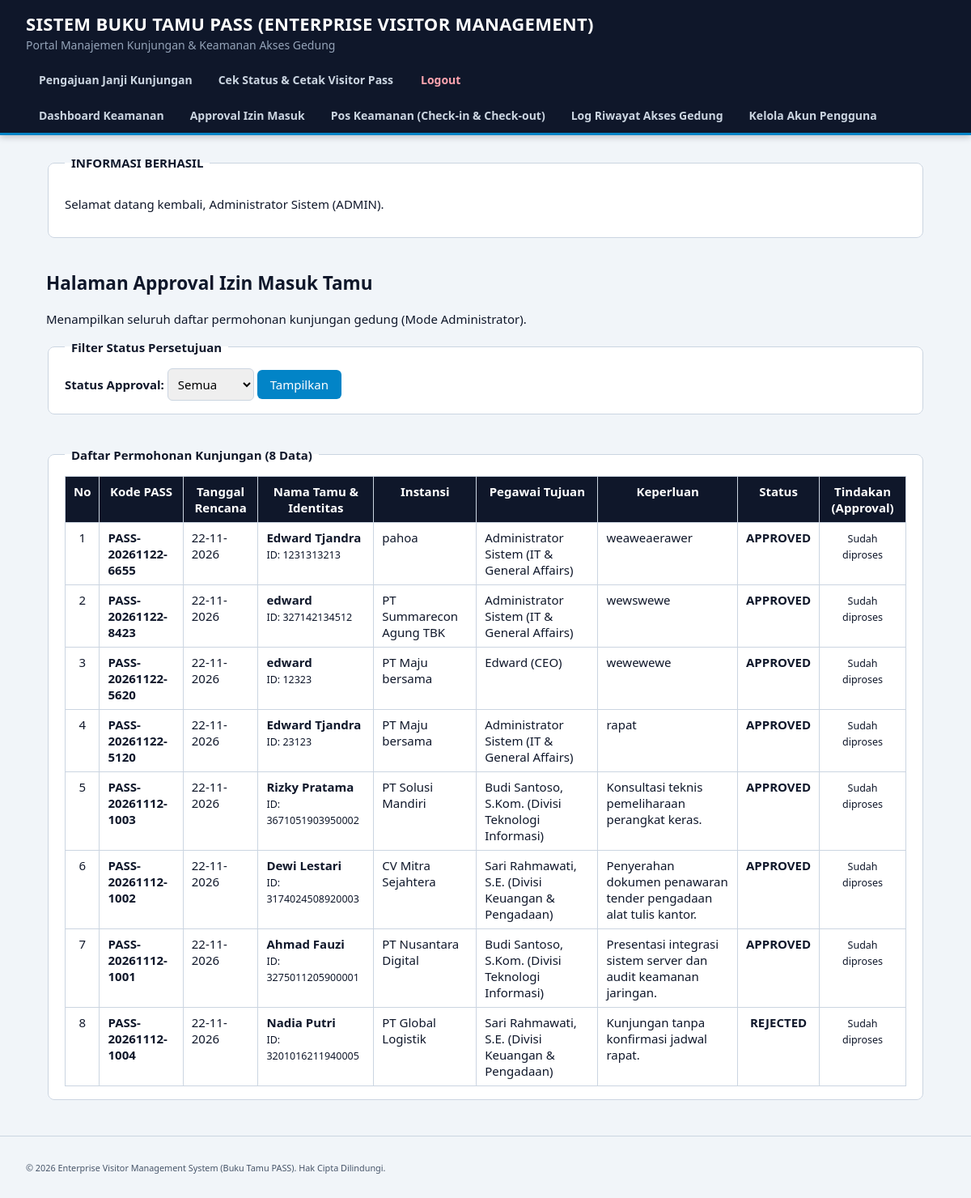
The page /approval.php (signed in) on the database its author committed.
### tables this page shows
CREATE TABLE `pengajuan_pass` (
  `id_pass` int NOT NULL,
  `kode_pass` varchar(30) NOT NULL,
  `nama_tamu` varchar(100) NOT NULL,
  `no_identitas` varchar(50) NOT NULL,
  `instansi` varchar(100) NOT NULL,
  `id_tujuan_pegawai` int NOT NULL,
  `keperluan` text NOT NULL,
  `tgl_rencana` date NOT NULL,
  `status_approval` enum('Pending','Approved','Rejected') NOT NULL DEFAULT 'Pending'
);

CREATE TABLE `users` (
  `id_user` int NOT NULL,
  `nama` varchar(100) NOT NULL,
  `divisi` varchar(100) NOT NULL,
  `username` varchar(50) NOT NULL,
  `password` varchar(255) NOT NULL,
  `role` enum('admin','pegawai','keamanan') NOT NULL
);

### includes/auth_middleware.php (called while the page is built, shortened)
<?php
function e($string) {
    return htmlspecialchars((string)$string, ENT_QUOTES, 'UTF-8');
}
?>

### approval.php (the view, shortened to what this page needs)
<?php
require_once 'config/database.php';
require_once 'includes/auth_middleware.php';
$current_role = $_SESSION['role'];
$filter_status = $_GET['status'] ?? 'Semua';
$sql = "
    SELECT p.*, u.nama AS nama_pegawai, u.divisi AS divisi_pegawai
    FROM pengajuan_pass p
    JOIN users u ON p.id_tujuan_pegawai = u.id_user
    WHERE 1=1
";
$sql .= " ORDER BY FIELD(p.status_approval, 'Pending', 'Approved', 'Rejected'), p.tgl_rencana ASC, p.id_pass DESC";
$stmt_list = $conn->prepare($sql);
$stmt_list->execute();
$list_pengajuan = $stmt_list->get_result()->fetch_all(MYSQLI_ASSOC);
include 'includes/header.php';
?>
<h2>Halaman Approval Izin Masuk Tamu</h2>
<p>
    <?php if ($current_role === 'pegawai'): ?>
        Menampilkan daftar permohonan kunjungan yang ditujukan khusus kepada Anda (<strong><?php echo e($_SESSION['nama']); ?></strong>).
    <?php else: ?>
        Menampilkan seluruh daftar permohonan kunjungan gedung (Mode Administrator).
    <?php endif; ?>
</p>
<form method="GET" action="approval.php">
    <fieldset>
        <legend><strong>Filter Status Persetujuan</strong></legend>
        <label for="status"><strong>Status Approval:</strong></label>
        <select id="status" name="status">
            <?php foreach (['Semua', 'Pending', 'Approved', 'Rejected'] as $st): ?>
                <option value="<?php echo $st; ?>" <?php echo ($filter_status === $st) ? 'selected' : ''; ?>><?php echo $st; ?></option>
            <?php endforeach; ?>
        </select>
        <button type="submit">Tampilkan</button>
    </fieldset>
</form>
<br>
<fieldset>
    <legend><strong>Daftar Permohonan Kunjungan (<?php echo count($list_pengajuan); ?> Data)</strong></legend>
    <?php if (empty($list_pengajuan)): ?>
        <p>Tidak ada data permohonan kunjungan untuk filter yang dipilih.</p>
    <?php else: ?>
        <table border="1" cellpadding="6" cellspacing="0" width="100%">
            <thead>
                <tr>
                    <th>No</th>
                    <th>Kode PASS</th>
                    <th>Tanggal Rencana</th>
                    <th>Nama Tamu &amp; Identitas</th>
                    <th>Instansi</th>
                    <th>Pegawai Tujuan</th>
                    <th>Keperluan</th>
                    <th>Status</th>
                    <th>Tindakan (Approval)</th>
                </tr>
            </thead>
            <tbody>
                <?php $no = 1; foreach ($list_pengajuan as $row): ?>
                    <tr>
                        <td align="center"><?php echo $no++; ?></td>
                        <td><strong><?php echo e($row['kode_pass']); ?></strong></td>
                        <td><?php echo e(date('d-m-Y', strtotime($row['tgl_rencana']))); ?></td>
                        <td>
                            <strong><?php echo e($row['nama_tamu']); ?></strong><br>
                            <small>ID: <?php echo e($row['no_identitas']); ?></small>
                        </td>
                        <td><?php echo e($row['instansi']); ?></td>
                        <td><?php echo e($row['nama_pegawai'] . ' (' . $row['divisi_pegawai'] . ')'); ?></td>
                        <td><?php echo e($row['keperluan']); ?></td>
                        <td align="center"><strong><?php echo e(strtoupper($row['status_approval'])); ?></strong></td>
                        <td align="center">
                            <?php if ($row['status_approval'] === 'Pending'): ?>
                                <form method="POST" action="approval.php" onsubmit="return confirm('Konfirmasi tindakan persetujuan untuk tamu <?php echo e(addslashes($row['nama_tamu'])); ?>?');">
                                    <input type="hidden" name="csrf_token" value="<?php echo e(get_csrf_token()); ?>">
                                    <input type="hidden" name="id_pass" value="<?php echo (int)$row['id_pass']; ?>">
                                    <button type="submit" name="aksi" value="Approved">Approve (Setujui)</button>
                                    <button type="submit" name="aksi" value="Rejected">Reject (Tolak)</button>
                                </form>
                            <?php else: ?>
                                <small>Sudah diproses</small>
                            <?php endif; ?>
                        </td>
                    </tr>
                <?php endforeach; ?>
            </tbody>
        </table>
    <?php endif; ?>
</fieldset>
<?php include 'includes/footer.php'; ?>

### style.css (style rules this page uses)
:root { --navy: #0F172A; --cyan: #0284C7; --hijau: #16A34A; --merah: #E11D48; --abu: #F1F5F9; --garis: #CBD5E1; }
* { box-sizing: border-box; }
body { margin: 0; background: var(--abu); color: var(--navy); font: 15px "Segoe UI", Arial, sans-serif; }
h2 { margin-top: 0; }
fieldset { background: #fff; border: 1px solid var(--garis); border-radius: 8px; padding: 16px 20px; margin-bottom: 20px; }
legend { font-weight: bold; padding: 0 8px; }
input, select, textarea { padding: 8px; border: 1px solid var(--garis); border-radius: 6px; font: inherit; max-width: 100%; }
button { padding: 8px 16px; background: var(--cyan); color: #fff; border: 0; border-radius: 6px; font: inherit; cursor: pointer; }
table { border-collapse: collapse; width: 100%; background: #fff; }
th, td { border: 1px solid var(--garis); padding: 8px 10px; text-align: left; vertical-align: top; }
th { background: var(--abu); }
thead th { background: var(--navy); color: #fff; text-align: center; }
td[align="center"] { text-align: center; }

### rows shown on the page
pengajuan_pass: kode_pass "PASS-20261122-6655", tgl_rencana "22-11-2026", nama_tamu "Edward Tjandra", no_identitas "1231313213", instansi "pahoa", id_tujuan_pegawai.divisi "Administrator Sistem (IT & General Affairs)", keperluan "weaweaerawer", status_approval "APPROVED", shows "Sudah diproses"
pengajuan_pass: kode_pass "PASS-20261122-8423", tgl_rencana "22-11-2026", nama_tamu "edward", no_identitas "327142134512", instansi "PT Summarecon Agung TBK", id_tujuan_pegawai.divisi "Administrator Sistem (IT & General Affairs)", keperluan "wewswewe", status_approval "APPROVED", shows "Sudah diproses"
pengajuan_pass: kode_pass "PASS-20261122-5620", tgl_rencana "22-11-2026", nama_tamu "edward", no_identitas "12323", instansi "PT Maju bersama", id_tujuan_pegawai.divisi "Edward (CEO)", keperluan "wewewewe", status_approval "APPROVED", shows "Sudah diproses"
pengajuan_pass: kode_pass "PASS-20261122-5120", tgl_rencana "22-11-2026", nama_tamu "Edward Tjandra", no_identitas "23123", instansi "PT Maju bersama", id_tujuan_pegawai.divisi "Administrator Sistem (IT & General Affairs)", keperluan "rapat", status_approval "APPROVED", shows "Sudah diproses"
pengajuan_pass: kode_pass "PASS-20261112-1003", tgl_rencana "22-11-2026", nama_tamu "Rizky Pratama", no_identitas "3671051903950002", instansi "PT Solusi Mandiri", id_tujuan_pegawai.divisi "Budi Santoso, S.Kom. (Divisi Teknologi Informasi)", keperluan "Konsultasi teknis pemeliharaan perangkat keras.", status_approval "APPROVED", shows "Sudah diproses"
pengajuan_pass: kode_pass "PASS-20261112-1002", tgl_rencana "22-11-2026", nama_tamu "Dewi Lestari", no_identitas "3174024508920003", instansi "CV Mitra Sejahtera", id_tujuan_pegawai.divisi "Sari Rahmawati, S.E. (Divisi Keuangan & Pengadaan)", keperluan "Penyerahan dokumen penawaran tender pengadaan alat tulis kantor.", status_approval "APPROVED", shows "Sudah diproses"
pengajuan_pass: kode_pass "PASS-20261112-1001", tgl_rencana "22-11-2026", nama_tamu "Ahmad Fauzi", no_identitas "3275011205900001", instansi "PT Nusantara Digital", id_tujuan_pegawai.divisi "Budi Santoso, S.Kom. (Divisi Teknologi Informasi)", keperluan "Presentasi integrasi sistem server dan audit keamanan jaringan.", status_approval "APPROVED", shows "Sudah diproses"
pengajuan_pass: kode_pass "PASS-20261112-1004", tgl_rencana "22-11-2026", nama_tamu "Nadia Putri", no_identitas "3201016211940005", instansi "PT Global Logistik", id_tujuan_pegawai.divisi "Sari Rahmawati, S.E. (Divisi Keuangan & Pengadaan)", keperluan "Kunjungan tanpa konfirmasi jadwal rapat.", status_approval "REJECTED", shows "Sudah diproses"

### other values the page prints
$_SESSION['flash_success'] "Selamat datang kembali, Administrator Sistem (ADMIN)."
count($list_pengajuan) "8"
form field status "Semua"
